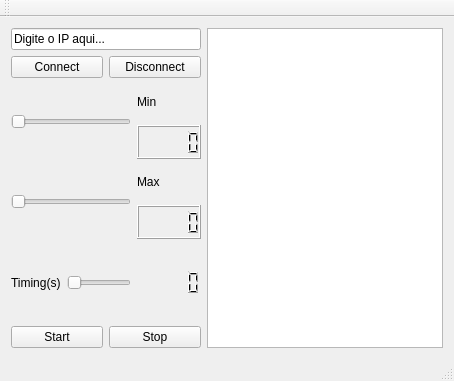
<?xml version="1.0" encoding="UTF-8"?>
<ui version="4.0">
 <class>MainWindow</class>
 <widget class="QMainWindow" name="MainWindow">
  <property name="geometry">
   <rect>
    <x>0</x>
    <y>0</y>
    <width>454</width>
    <height>381</height>
   </rect>
  </property>
  <property name="windowTitle">
   <string>MainWindow</string>
  </property>
  <widget class="QWidget" name="centralWidget">
   <layout class="QGridLayout" name="gridLayout_2">
    <item row="0" column="0">
     <layout class="QGridLayout" name="gridLayout">
      <item row="0" column="0">
       <layout class="QVBoxLayout" name="verticalLayout_3">
        <item>
         <widget class="QLineEdit" name="lineEditIP">
          <property name="text">
           <string>Digite o IP aqui...</string>
          </property>
         </widget>
        </item>
        <item>
         <layout class="QHBoxLayout" name="horizontalLayout">
          <item>
           <widget class="QPushButton" name="pushButtonConnect">
            <property name="text">
             <string>Connect</string>
            </property>
           </widget>
          </item>
          <item>
           <widget class="QPushButton" name="pushButtonDisconnect">
            <property name="text">
             <string>Disconnect</string>
            </property>
           </widget>
          </item>
         </layout>
        </item>
        <item>
         <layout class="QHBoxLayout" name="horizontalLayout_2">
          <item>
           <widget class="QSlider" name="horizontalSliderMin">
            <property name="maximum">
             <number>100</number>
            </property>
            <property name="orientation">
             <enum>Qt::Horizontal</enum>
            </property>
           </widget>
          </item>
          <item>
           <layout class="QVBoxLayout" name="verticalLayout">
            <item>
             <widget class="QLabel" name="label">
              <property name="text">
               <string>Min</string>
              </property>
             </widget>
            </item>
            <item>
             <widget class="QLCDNumber" name="lcdNumberMin"/>
            </item>
           </layout>
          </item>
         </layout>
        </item>
        <item>
         <layout class="QHBoxLayout" name="horizontalLayout_3">
          <item>
           <widget class="QSlider" name="horizontalSliderMax">
            <property name="maximum">
             <number>100</number>
            </property>
            <property name="orientation">
             <enum>Qt::Horizontal</enum>
            </property>
           </widget>
          </item>
          <item>
           <layout class="QVBoxLayout" name="verticalLayout_2">
            <item>
             <widget class="QLabel" name="label_2">
              <property name="text">
               <string>Max</string>
              </property>
             </widget>
            </item>
            <item>
             <widget class="QLCDNumber" name="lcdNumberMax"/>
            </item>
           </layout>
          </item>
         </layout>
        </item>
        <item>
         <layout class="QHBoxLayout" name="horizontalLayout_4">
          <item>
           <widget class="QLabel" name="label_3">
            <property name="text">
             <string>Timing(s)</string>
            </property>
           </widget>
          </item>
          <item>
           <widget class="QSlider" name="horizontalSliderTiming">
            <property name="maximum">
             <number>4</number>
            </property>
            <property name="orientation">
             <enum>Qt::Horizontal</enum>
            </property>
           </widget>
          </item>
          <item>
           <widget class="QLCDNumber" name="lcdNumberTiming">
            <property name="frameShape">
             <enum>QFrame::NoFrame</enum>
            </property>
            <property name="frameShadow">
             <enum>QFrame::Plain</enum>
            </property>
           </widget>
          </item>
         </layout>
        </item>
        <item>
         <layout class="QHBoxLayout" name="horizontalLayout_5">
          <item>
           <widget class="QPushButton" name="pushButtonStart">
            <property name="text">
             <string>Start</string>
            </property>
           </widget>
          </item>
          <item>
           <widget class="QPushButton" name="pushButtonStop">
            <property name="text">
             <string>Stop</string>
            </property>
           </widget>
          </item>
         </layout>
        </item>
       </layout>
      </item>
     </layout>
    </item>
    <item row="0" column="1">
     <widget class="QTextBrowser" name="textBrowserDate"/>
    </item>
   </layout>
  </widget>
  <widget class="QMenuBar" name="menuBar">
   <property name="geometry">
    <rect>
     <x>0</x>
     <y>0</y>
     <width>454</width>
     <height>21</height>
    </rect>
   </property>
  </widget>
  <widget class="QToolBar" name="mainToolBar">
   <attribute name="toolBarArea">
    <enum>TopToolBarArea</enum>
   </attribute>
   <attribute name="toolBarBreak">
    <bool>false</bool>
   </attribute>
  </widget>
  <widget class="QStatusBar" name="statusBar"/>
 </widget>
 <layoutdefault spacing="6" margin="11"/>
 <resources/>
 <connections>
  <connection>
   <sender>horizontalSliderTiming</sender>
   <signal>valueChanged(int)</signal>
   <receiver>lcdNumberTiming</receiver>
   <slot>display(int)</slot>
   <hints>
    <hint type="sourcelabel">
     <x>119</x>
     <y>259</y>
    </hint>
    <hint type="destinationlabel">
     <x>186</x>
     <y>268</y>
    </hint>
   </hints>
  </connection>
  <connection>
   <sender>horizontalSliderMax</sender>
   <signal>valueChanged(int)</signal>
   <receiver>lcdNumberMax</receiver>
   <slot>display(int)</slot>
   <hints>
    <hint type="sourcelabel">
     <x>119</x>
     <y>217</y>
    </hint>
    <hint type="destinationlabel">
     <x>161</x>
     <y>227</y>
    </hint>
   </hints>
  </connection>
  <connection>
   <sender>horizontalSliderMin</sender>
   <signal>valueChanged(int)</signal>
   <receiver>lcdNumberMin</receiver>
   <slot>display(int)</slot>
   <hints>
    <hint type="sourcelabel">
     <x>112</x>
     <y>150</y>
    </hint>
    <hint type="destinationlabel">
     <x>168</x>
     <y>172</y>
    </hint>
   </hints>
  </connection>
  <connection>
   <sender>horizontalSliderTiming</sender>
   <signal>valueChanged(int)</signal>
   <receiver>MainWindow</receiver>
   <slot>changeTime()</slot>
   <hints>
    <hint type="sourcelabel">
     <x>91</x>
     <y>261</y>
    </hint>
    <hint type="destinationlabel">
     <x>108</x>
     <y>244</y>
    </hint>
   </hints>
  </connection>
  <connection>
   <sender>lineEditIP</sender>
   <signal>textEdited(QString)</signal>
   <receiver>MainWindow</receiver>
   <slot>mudaIP(QString)</slot>
   <hints>
    <hint type="sourcelabel">
     <x>78</x>
     <y>55</y>
    </hint>
    <hint type="destinationlabel">
     <x>50</x>
     <y>75</y>
    </hint>
   </hints>
  </connection>
 </connections>
 <slots>
  <slot>mudaIP(QString)</slot>
  <slot>changeTime()</slot>
 </slots>
</ui>
